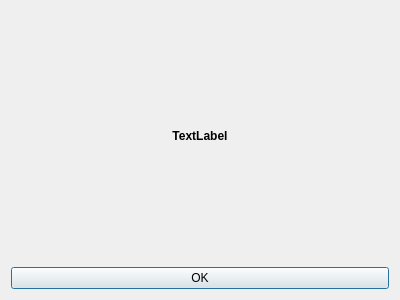
<?xml version="1.0" encoding="UTF-8"?>
<ui version="4.0">
 <class>WarningDialog</class>
 <widget class="QDialog" name="WarningDialog">
  <property name="geometry">
   <rect>
    <x>0</x>
    <y>0</y>
    <width>400</width>
    <height>300</height>
   </rect>
  </property>
  <property name="windowTitle">
   <string>Dialog</string>
  </property>
  <layout class="QGridLayout" name="gridLayout_2">
   <item row="1" column="0">
    <widget class="QPushButton" name="pushButton">
     <property name="text">
      <string>OK</string>
     </property>
    </widget>
   </item>
   <item row="0" column="0">
    <widget class="QLabel" name="label">
     <property name="font">
      <font>
       <weight>75</weight>
       <bold>true</bold>
      </font>
     </property>
     <property name="text">
      <string>TextLabel</string>
     </property>
     <property name="alignment">
      <set>Qt::AlignCenter</set>
     </property>
    </widget>
   </item>
  </layout>
 </widget>
 <resources/>
 <connections/>
</ui>
